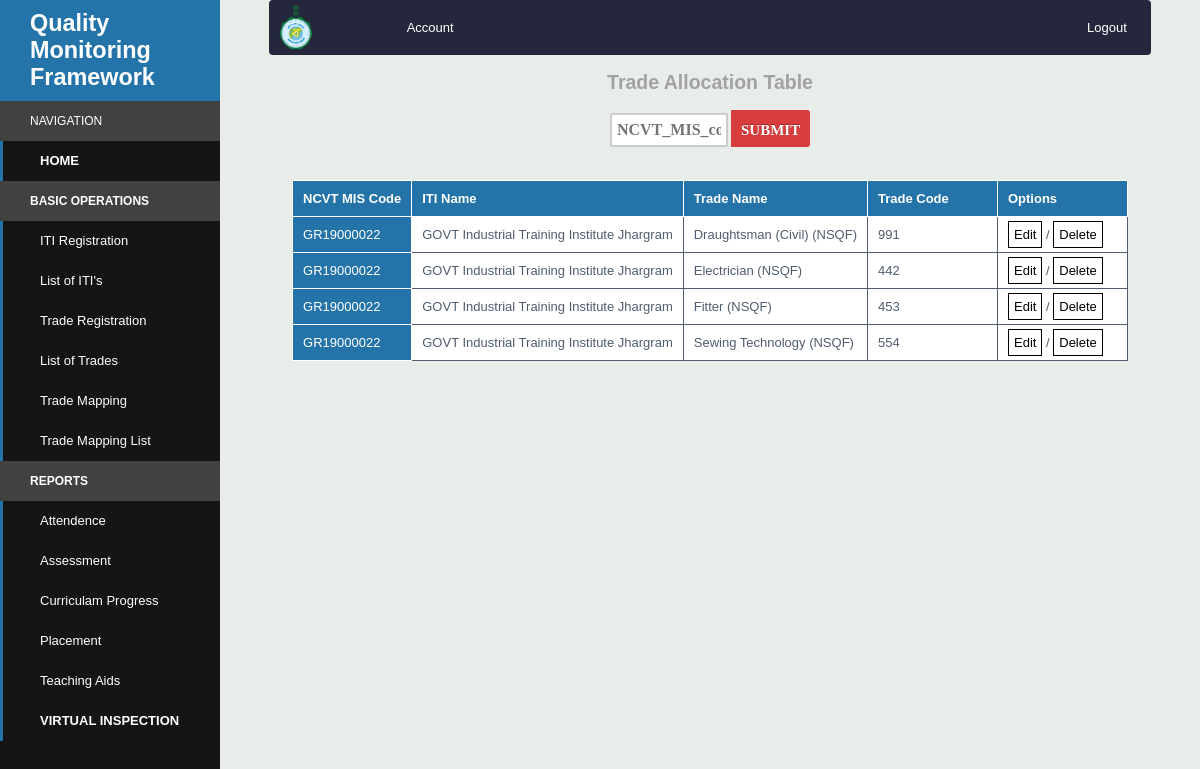
The app's page /admin/trade-allocation/trade_map_display.php with its own data.
### tables this page shows
CREATE TABLE `trade_allocation` (
  `unique_id` int(11) NOT NULL,
  `NCVT_MIS_code` varchar(32) NOT NULL,
  `trade_code` int(11) NOT NULL
);

CREATE TABLE `iti` (
  `NCVT_MIS_code` varchar(32) NOT NULL,
  `ITI_name` tinytext NOT NULL,
  `website_URL` varchar(50) NOT NULL,
  `address` varchar(200) NOT NULL,
  `district` varchar(30) NOT NULL,
  `state` varchar(20) NOT NULL,
  `principal_name` varchar(50) NOT NULL,
  `contact_number` varchar(13) NOT NULL,
  `email_id` varchar(50) NOT NULL,
  `running_status` varchar(8) NOT NULL,
  `ITI_grading` varchar(20) NOT NULL,
  `password` varchar(32) NOT NULL
);

CREATE TABLE `trade` (
  `trade_code` int(11) NOT NULL,
  `trade_name` varchar(50) NOT NULL,
  `NSQF_level` int(11) NOT NULL,
  `sector_name` varchar(50) NOT NULL,
  `duration` varchar(10) NOT NULL
);

### htdocs/admin/trade-allocation/trade_map_display.php (the view, shortened to what this page needs)
<?php include '../config.php';?>
<!DOCTYPE html>
<html lang="en" dir="ltr">
<head>
    <link rel="stylesheet" type="text/css" href="../css/style.css">
    <link rel="stylesheet" type="text/css" href="../css/table_simple.css">
    <link rel="stylesheet" type="text/css" href="../css/search.css">
</head>
<body>
<?php include '../components/sidebar.php';?>
<div class="content-container">
    <?php include '../components/navbar.php';?>
    <h2 align="center" style="color: #a2a2a2; font-weight: bold;">Trade Allocation Table</h2>
    <form align="center" style="text-align: center; margin-bottom: 3%;" method="post">
        <input style="display: inline-block;" class="expand_input form-control search-input" type="text" name="NCVT_MIS_code" placeholder="NCVT_MIS_code">
        <input style="display: inline-block;" class="search-submit search-button" type="submit" name="submit">
    </form>
    <div align="center" class="table-container">
        <div class="table-horizontal-container">
            <table class="unfixed-table">
                <thead>
                <tr>
                    <th>NCVT MIS Code</th><th>ITI Name</th><th>Trade Name</th><th>Trade Code</th><th>Options</th>
                </tr>
                </thead>
                <tbody>
                <?php
                if (isset($_POST["submit"])) {
                    $NCVT_MIS_code = $_POST["NCVT_MIS_code"];
                    $sql = "SELECT * FROM `trade_allocation` where `NCVT_MIS_code` = '$NCVT_MIS_code'";
                }
                elseif(isset($_REQUEST["unique_id"])){
                    $NCVT_MIS_code = $_REQUEST["NCVT_MIS_code"];
                    $sql = "SELECT * FROM `trade_allocation` where `NCVT_MIS_code` = '$NCVT_MIS_code'";
                }
                else {
                    $sql = "SELECT * FROM `trade_allocation`";
                }
                $result=mysqli_query($db_ref,$sql) or die(mysqli_error());
                while($data=mysqli_fetch_array($result))
                {
                ?>
                <tr>
                    <td><?php echo $data['NCVT_MIS_code']; ?></td>
                    <td><?php echo getITIName($data['NCVT_MIS_code'], $db_ref); ?></td>
                    <td><?php getTradeName($data['trade_code'], $db_ref); ?></td>
                    <td><?php echo $data['trade_code']; ?></td>
                    <td><a class="green-btn" href="/admin/trade-allocation/trade_map_edit.php?unique_id=<?php echo $data['unique_id']; ?>">Edit</a> /
                        <a class="green-btn redhover" href="/admin/trade-allocation/trade_map_delete_back.php?unique_id=<?php echo $data['unique_id']; ?>&NCVT_MIS_code=<?php echo $data['NCVT_MIS_code']; ?>">Delete</a> </td>
                </tr>
                <?php
                }
                ?>
                </tbody>
            </table>
        </div>
    </div>
</div>
</body>
</html>

### htdocs/admin/config.php (shortened to what this page needs)
<?php
function getTradeName($num, $db_ref){
    $sql="SELECT `trade_name` FROM `trade` where `trade_code`='$num';";
    $resultx=mysqli_query($db_ref,$sql) or die(mysqli_error());
    $tradeDetails=mysqli_fetch_array($resultx);
    echo $tradeDetails[0];
}
function getITIName($num, $db_ref){
    $sql="SELECT `ITI_name` FROM `iti` where `NCVT_MIS_code`='$num';";
    $resultx=mysqli_query($db_ref,$sql) or die(mysqli_error());
    $ITIDetails=mysqli_fetch_array($resultx);
    echo $ITIDetails[0];
}
?>

### htdocs/admin/css/style.css (style rules this page uses)
body { font-family: "PT Sans", sans-serif; font-size: 13px; font-weight: 400; color: #4f5d6e; background: #e8edea; }
.content-container { padding-left: 220px; }

### htdocs/admin/css/table_simple.css (style rules this page uses)
table { border-collapse: collapse; }
td, th { border: 1px solid; padding: 10px; min-width: 130px; background: white; box-sizing: border-box; text-align: left; transition: background-color 0.7s; }
.table-container { margin: auto auto; padding: 3px; position: relative; max-height: 550px; max-width: 95%; }
thead th { color: white; position: -webkit-sticky; position: sticky; top: 0; z-index: 2; background: #2574a9; }
thead th:first-child { left: 0; z-index: 3; }
tbody { max-height: 45%; overflow-y: hidden; }
tr> :first-child { color: white; position: -webkit-sticky; position: sticky; background: #2574a9; left: 0; min-width: 100px; transition: background-color 0.7s ease-out, color 0.7s ease-in-out; }
.green-btn { background-color: white; color: black; padding: 5px; text-decoration: none; border: 1px solid black; }

### htdocs/admin/css/search.css (style rules this page uses)
.search-button { font: 13px 'Lucida sans', Arial, Helvetica; color: #eee; text-align: center; }
.search-input { line-height: 1.1; padding: 6px 5px; font: bold 15px 'lucida sans', 'trebuchet MS', 'Tahoma'; border: 0; background: #eee; -moz-border-radius: 3px 0 0 3px; -webkit-border-radius: 3px 0 0 3px; border-radius: 3px 0 0 3px; }
.search-button { overflow: visible; position: relative; border: 0; padding: 0 1%; cursor: pointer; height: 37px; width: auto; font: bold 15px/40px 'lucida sans', 'trebuchet MS', 'Tahoma'; color: #fff; text-transform: uppercase; background: #d83c3c; -moz-border-radius: 0 3px 3px 0; -webkit-border-radius: 0 3px 3px 0; border-radius: 0 3px 3px 0; text-shadow: 0 -1px 0 rgba(0, 0 ,0, .3); }
.search-button:before { content: ''; position: absolute; border-width: 8px 8px 8px 0; border-style: solid solid solid none; border-color: transparent #d83c3c transparent; top: 12px; left: -6px; }
.expand_input[type=text] { width: 12%; box-sizing: border-box; border: 2px solid #ccc; border-radius: 3%; font-size: 16px; background-color: white; background-position: 10px 10px; background-repeat: no-repeat; line-height: 1.1; -webkit-transition: width 0.4s ease-in-out; transition: width 0.4s ease-in-out; }
*, *::before, *::after { box-sizing: border-box; }
:root { --select-border: #777; --select-focus: blue; --select-arrow: var(--select-border); }

### records on screen
trade_allocation: NCVT_MIS_code "GR19000022", NCVT_MIS_code.ITI_name "GOVT Industrial Training Institute Jhargram", trade_code.trade_name "Draughtsman (Civil) (NSQF)", trade_code "991"
trade_allocation: NCVT_MIS_code "GR19000022", NCVT_MIS_code.ITI_name "GOVT Industrial Training Institute Jhargram", trade_code.trade_name "Electrician (NSQF)", trade_code "442"
trade_allocation: NCVT_MIS_code "GR19000022", NCVT_MIS_code.ITI_name "GOVT Industrial Training Institute Jhargram", trade_code.trade_name "Fitter (NSQF)", trade_code "453"
trade_allocation: NCVT_MIS_code "GR19000022", NCVT_MIS_code.ITI_name "GOVT Industrial Training Institute Jhargram", trade_code.trade_name "Sewing Technology (NSQF)", trade_code "554"
